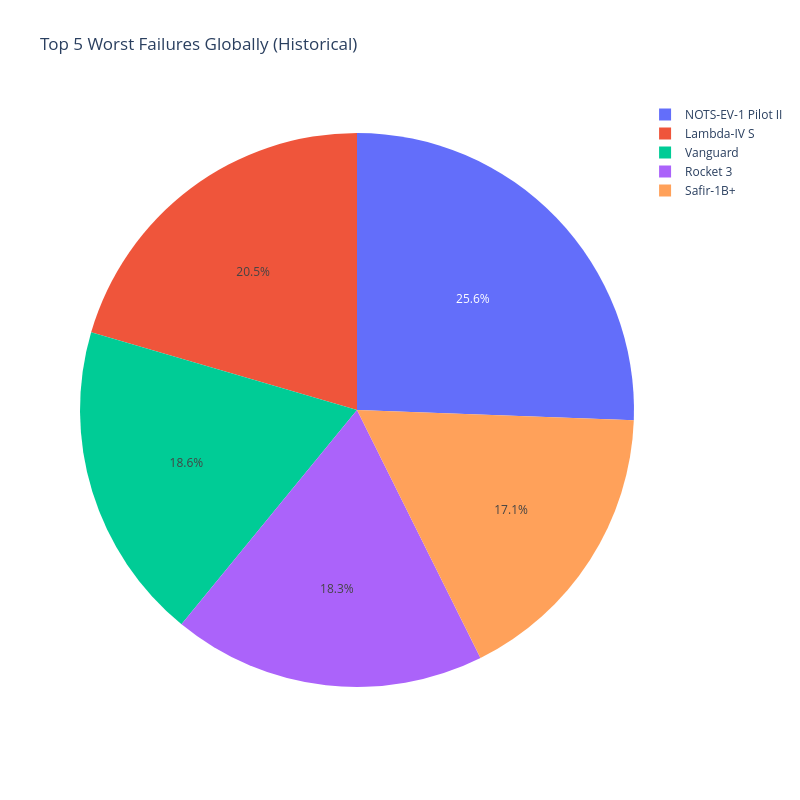

The notebook cell saved with this chart:
### Code cell
# get the top 10 success rate
top5_failure = worst_rockets.head(5).copy()

fig = px.pie(top5_failure, values = 'failure_rate', names = 'Rocket', title='Top 5 Worst Failures Globally (Historical)')
fig.update_layout(
    width=800,
    height=800
)
fig.show()

### Figure 1 — Plotly figure (JSON) as saved in the notebook; plotly's stock layout.template omitted (floating-point values rounded to 4 significant figures)
{"data": [{"domain": {"x": [0, 1], "y": [0, 1]}, "hovertemplate": "Rocket=%{label}<br>failure_rate=%{value}<extra></extra>", "labels": ["NOTS-EV-1 Pilot II", "Lambda-IV S", "Vanguard", "Rocket 3", "Safir-1B+"], "legendgroup": "", "name": "", "showlegend": true, "type": "pie", "values": [100.0, 80.0, 72.73, 71.43, 66.67]}], "layout": {"height": 800, "legend": {"tracegroupgap": 0}, "title": {"text": "Top 5 Worst Failures Globally (Historical)"}, "width": 800}}
